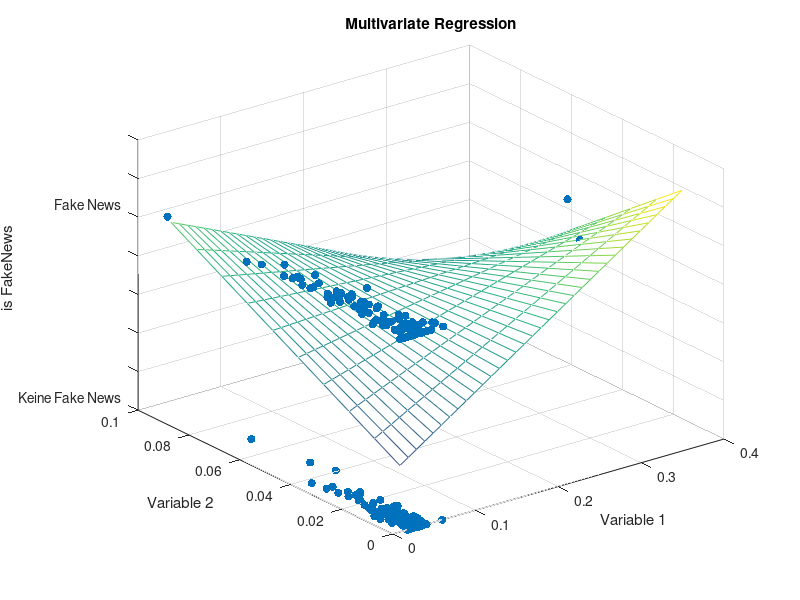

Reproduce this figure in MATLAB. (Note: this script raises an error after producing the figure.)
%% bSkriptRegression
% This skript realse the regression plot for the variables
% @Author: Benjamin M. Abdel-Karim
% @since: 2017-05-31
% @version: 2017-05-31
% Idear Source: https://de.mathworks.com/help/stats/regress.html

%% Clear everthing
clear; clc; close all;

%% Routing Folder
addpath('Funktionsbibliothek');
addpath('Funktionsbibliothek/MATLAB2Tikiz/src');

%% Dataimport 
% The Dataimport
sVar = {'newsId','isFake','words','uppercases','questions','exclamations','authors','citations','firstperson','secondperson','thirdperson','sentencelength','repetitiveness','authorHits'};
mData = csvread('Datenbank/2017-05-30-newsResults.csv');

%% The Regression Parameters
%vY = mData(:,2);
%vX = mData(:,3:end);


% Overright
  vy = mData(:,2);
  vxOne = mData(:,4);
  vxTow = mData(:,9);

% Fit-Simple Regression Modell
 X = [ones(size(vxOne)) vxOne vxTow vxOne.*vxTow];
 b = regress(vy,X);    % Removes NaN data

% Creat the 3D Scatterplot
figure;
scatter3(vxOne,vxTow,vy,'filled')
hold on
x1fit = min(vxOne):0.01:max(vxOne); 
x2fit = min(vxTow):0.01:max(vxTow);
[X1FIT,X2FIT] = meshgrid(x1fit,x2fit);
YFIT = b(1) + b(2)*X1FIT + b(3)*X2FIT + b(4)*X1FIT.*X2FIT;
mesh(X1FIT,X2FIT,YFIT)
title('Multivariate Regression');
xlabel('Variable 1');
ylabel('Variable 2');
zlabel('is FakeNews');
zticklabels({'Keine Fake News', '','','','','Fake News'});
%view(50,10)

matlab2tikz('Abbildungen/MultivariateRegression.tex');
% print -dpdf Abbildung/Wortverteilung.pdf;
